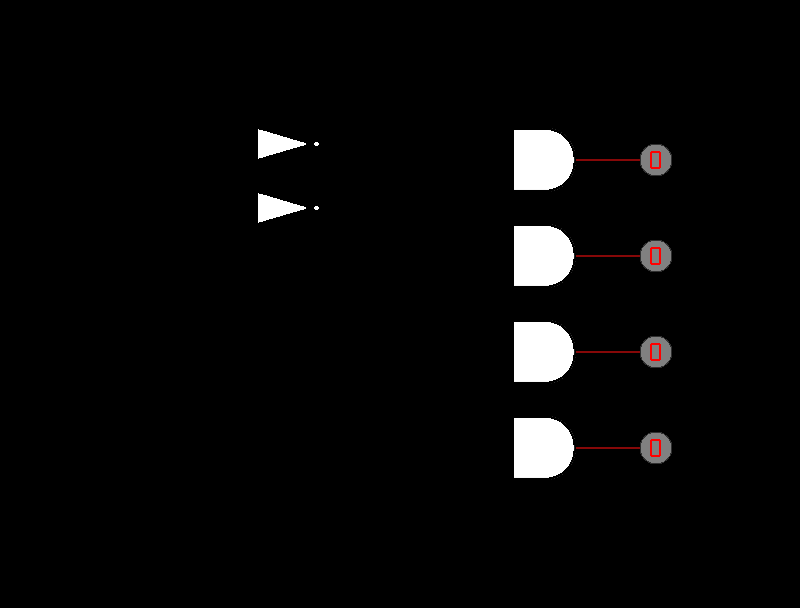

The image is a tile-based game level rendered from a .tmx file. Its description and source (layers, tilesets, objects; grid data summarised) follow:
An orthogonal 25x19 tile map with 32x32 px tiles, 3 tile layers (circ_base, portas, circ_base2), 6 hidden layers not drawn, 4 tilesets.

<map version="1.0" orientation="orthogonal" width="25" height="19" tilewidth="32" tileheight="32">
 <tileset firstgid="1" name="nor_sheet" tilewidth="32" tileheight="32">
  <image source="../nor_sheet.png" width="128" height="128" />
 </tileset>
 <tileset firstgid="17" name="sheet_nand" tilewidth="32" tileheight="32">
  <image source="../sheet_nand.png" width="64" height="96" />
 </tileset>
 <tileset firstgid="23" name="tile_alavancas" tilewidth="32" tileheight="32">
  <image source="../tile_alavancas.png" width="128" height="64" />
 </tileset>
 <tileset firstgid="31" name="tile_circ" tilewidth="32" tileheight="32">
  <image source="../tile_circ.png" width="224" height="256" />
 </tileset>
 <layer name="Camada de Tiles 1" width="25" height="19" visible="0">
  <data>[475 cells, 0 non-empty, 0 distinct tile ids]</data>
 </layer>
 <layer name="portas" width="25" height="19" visible="0">
  <data>[475 cells, 8 non-empty, 4 distinct tile ids]</data>
 </layer>
 <layer name="circ_base" width="25" height="19">
  <data>[475 cells, 0 non-empty, 0 distinct tile ids]</data>
 </layer>
 <layer name="portas" width="25" height="19">
  <data>[475 cells, 20 non-empty, 6 distinct tile ids]</data>
 </layer>
 <layer name="circ_base2" width="25" height="19">
  <data>[475 cells, 24 non-empty, 4 distinct tile ids]</data>
 </layer>
 <layer name="sobrescrever_1" width="25" height="19" visible="0">
  <data>[475 cells, 0 non-empty, 0 distinct tile ids]</data>
 </layer>
 <layer name="sobrescrever_2" width="25" height="19" visible="0">
  <data>[475 cells, 0 non-empty, 0 distinct tile ids]</data>
 </layer>
 <layer name="sobrescrever_3" width="25" height="19" visible="0">
  <data>[475 cells, 42 non-empty, 12 distinct tile ids]</data>
 </layer>
 <layer name="sobrescrever_4" width="25" height="19" visible="0">
  <data>[475 cells, 0 non-empty, 0 distinct tile ids]</data>
 </layer>
</map>
